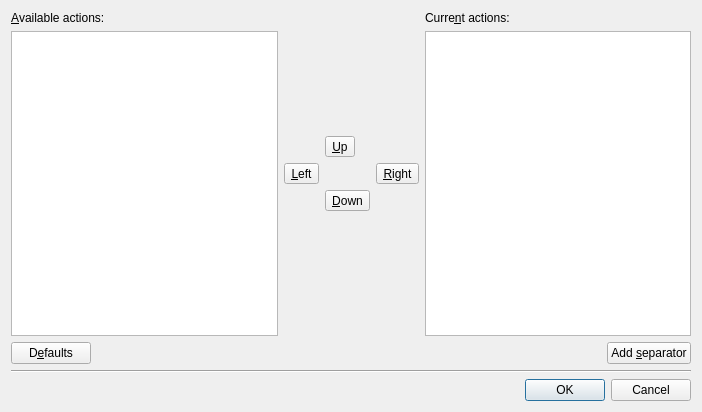
<?xml version="1.0" encoding="UTF-8"?>
<ui version="4.0">
 <class>ToolbarEditor</class>
 <widget class="QDialog" name="ToolbarEditor">
  <property name="geometry">
   <rect>
    <x>0</x>
    <y>0</y>
    <width>702</width>
    <height>412</height>
   </rect>
  </property>
  <property name="windowTitle">
   <string>Toolbar Editor</string>
  </property>
  <layout class="QGridLayout" name="gridLayout_2">
   <item row="0" column="0">
    <layout class="QVBoxLayout" name="verticalLayout">
     <item>
      <widget class="QLabel" name="label">
       <property name="text">
        <string>&amp;Available actions:</string>
       </property>
       <property name="buddy">
        <cstring>all_actions_list</cstring>
       </property>
      </widget>
     </item>
     <item>
      <widget class="QListWidget" name="all_actions_list"/>
     </item>
    </layout>
   </item>
   <item row="0" column="1">
    <layout class="QVBoxLayout" name="verticalLayout_3">
     <item>
      <spacer name="verticalSpacer">
       <property name="orientation">
        <enum>Qt::Vertical</enum>
       </property>
       <property name="sizeHint" stdset="0">
        <size>
         <width>20</width>
         <height>40</height>
        </size>
       </property>
      </spacer>
     </item>
     <item>
      <layout class="QGridLayout" name="gridLayout">
       <item row="1" column="0">
        <widget class="QToolButton" name="left_button">
         <property name="text">
          <string>&amp;Left</string>
         </property>
        </widget>
       </item>
       <item row="1" column="2">
        <widget class="QToolButton" name="right_button">
         <property name="text">
          <string>&amp;Right</string>
         </property>
        </widget>
       </item>
       <item row="2" column="1">
        <widget class="QToolButton" name="down_button">
         <property name="text">
          <string>&amp;Down</string>
         </property>
        </widget>
       </item>
       <item row="0" column="1" colspan="2">
        <widget class="QToolButton" name="up_button">
         <property name="text">
          <string>&amp;Up</string>
         </property>
        </widget>
       </item>
      </layout>
     </item>
     <item>
      <spacer name="verticalSpacer_2">
       <property name="orientation">
        <enum>Qt::Vertical</enum>
       </property>
       <property name="sizeHint" stdset="0">
        <size>
         <width>20</width>
         <height>40</height>
        </size>
       </property>
      </spacer>
     </item>
    </layout>
   </item>
   <item row="0" column="2">
    <layout class="QVBoxLayout" name="verticalLayout_2">
     <item>
      <widget class="QLabel" name="label_2">
       <property name="text">
        <string>Curre&amp;nt actions:</string>
       </property>
       <property name="buddy">
        <cstring>active_actions_list</cstring>
       </property>
      </widget>
     </item>
     <item>
      <widget class="QListWidget" name="active_actions_list"/>
     </item>
    </layout>
   </item>
   <item row="1" column="0" colspan="3">
    <layout class="QHBoxLayout" name="horizontalLayout">
     <item>
      <widget class="QPushButton" name="default_button">
       <property name="text">
        <string>D&amp;efaults</string>
       </property>
      </widget>
     </item>
     <item>
      <spacer name="horizontalSpacer">
       <property name="orientation">
        <enum>Qt::Horizontal</enum>
       </property>
       <property name="sizeHint" stdset="0">
        <size>
         <width>518</width>
         <height>20</height>
        </size>
       </property>
      </spacer>
     </item>
     <item>
      <widget class="QPushButton" name="separator_button">
       <property name="text">
        <string>Add &amp;separator</string>
       </property>
      </widget>
     </item>
    </layout>
   </item>
   <item row="2" column="0" colspan="3">
    <widget class="Line" name="line">
     <property name="orientation">
      <enum>Qt::Horizontal</enum>
     </property>
    </widget>
   </item>
   <item row="3" column="2">
    <widget class="QDialogButtonBox" name="buttonBox">
     <property name="orientation">
      <enum>Qt::Horizontal</enum>
     </property>
     <property name="standardButtons">
      <set>QDialogButtonBox::Cancel|QDialogButtonBox::Ok</set>
     </property>
    </widget>
   </item>
  </layout>
 </widget>
 <tabstops>
  <tabstop>all_actions_list</tabstop>
  <tabstop>active_actions_list</tabstop>
  <tabstop>left_button</tabstop>
  <tabstop>up_button</tabstop>
  <tabstop>right_button</tabstop>
  <tabstop>down_button</tabstop>
  <tabstop>separator_button</tabstop>
  <tabstop>buttonBox</tabstop>
 </tabstops>
 <resources/>
 <connections>
  <connection>
   <sender>buttonBox</sender>
   <signal>accepted()</signal>
   <receiver>ToolbarEditor</receiver>
   <slot>accept()</slot>
   <hints>
    <hint type="sourcelabel">
     <x>248</x>
     <y>254</y>
    </hint>
    <hint type="destinationlabel">
     <x>157</x>
     <y>274</y>
    </hint>
   </hints>
  </connection>
  <connection>
   <sender>buttonBox</sender>
   <signal>rejected()</signal>
   <receiver>ToolbarEditor</receiver>
   <slot>reject()</slot>
   <hints>
    <hint type="sourcelabel">
     <x>316</x>
     <y>260</y>
    </hint>
    <hint type="destinationlabel">
     <x>286</x>
     <y>274</y>
    </hint>
   </hints>
  </connection>
 </connections>
</ui>
